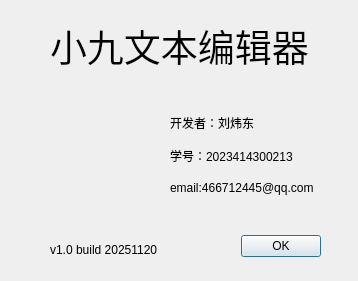
<?xml version="1.0" encoding="UTF-8"?>
<ui version="4.0">
 <class>AboutDialog</class>
 <widget class="QDialog" name="AboutDialog">
  <property name="geometry">
   <rect>
    <x>0</x>
    <y>0</y>
    <width>358</width>
    <height>281</height>
   </rect>
  </property>
  <property name="windowTitle">
   <string>Dialog</string>
  </property>
  <widget class="QDialogButtonBox" name="buttonBox">
   <property name="geometry">
    <rect>
     <x>-20</x>
     <y>230</y>
     <width>341</width>
     <height>32</height>
    </rect>
   </property>
   <property name="orientation">
    <enum>Qt::Orientation::Horizontal</enum>
   </property>
   <property name="standardButtons">
    <set>QDialogButtonBox::StandardButton::Ok</set>
   </property>
  </widget>
  <widget class="QLabel" name="label">
   <property name="geometry">
    <rect>
     <x>50</x>
     <y>20</y>
     <width>261</width>
     <height>51</height>
    </rect>
   </property>
   <property name="font">
    <font>
     <pointsize>28</pointsize>
    </font>
   </property>
   <property name="text">
    <string>小九文本编辑器</string>
   </property>
  </widget>
  <widget class="QLabel" name="label_6">
   <property name="geometry">
    <rect>
     <x>30</x>
     <y>100</y>
     <width>121</width>
     <height>121</height>
    </rect>
   </property>
   <property name="styleSheet">
    <string notr="true">border-image: url(:/img/Write.png);</string>
   </property>
   <property name="text">
    <string/>
   </property>
  </widget>
  <widget class="QWidget" name="layoutWidget">
   <property name="geometry">
    <rect>
     <x>170</x>
     <y>110</y>
     <width>171</width>
     <height>91</height>
    </rect>
   </property>
   <layout class="QVBoxLayout" name="verticalLayout">
    <item>
     <widget class="QLabel" name="label_2">
      <property name="text">
       <string>开发者：刘炜东</string>
      </property>
     </widget>
    </item>
    <item>
     <widget class="QLabel" name="label_3">
      <property name="text">
       <string>学号：2023414300213</string>
      </property>
     </widget>
    </item>
    <item>
     <widget class="QLabel" name="label_5">
      <property name="text">
       <string>email:466712445@qq.com</string>
      </property>
     </widget>
    </item>
   </layout>
  </widget>
  <widget class="QLabel" name="label_4">
   <property name="geometry">
    <rect>
     <x>50</x>
     <y>240</y>
     <width>121</width>
     <height>20</height>
    </rect>
   </property>
   <property name="text">
    <string>v1.0 build 20251120</string>
   </property>
  </widget>
 </widget>
 <resources/>
 <connections>
  <connection>
   <sender>buttonBox</sender>
   <signal>accepted()</signal>
   <receiver>AboutDialog</receiver>
   <slot>accept()</slot>
   <hints>
    <hint type="sourcelabel">
     <x>248</x>
     <y>254</y>
    </hint>
    <hint type="destinationlabel">
     <x>157</x>
     <y>274</y>
    </hint>
   </hints>
  </connection>
  <connection>
   <sender>buttonBox</sender>
   <signal>rejected()</signal>
   <receiver>AboutDialog</receiver>
   <slot>reject()</slot>
   <hints>
    <hint type="sourcelabel">
     <x>316</x>
     <y>260</y>
    </hint>
    <hint type="destinationlabel">
     <x>286</x>
     <y>274</y>
    </hint>
   </hints>
  </connection>
 </connections>
</ui>
